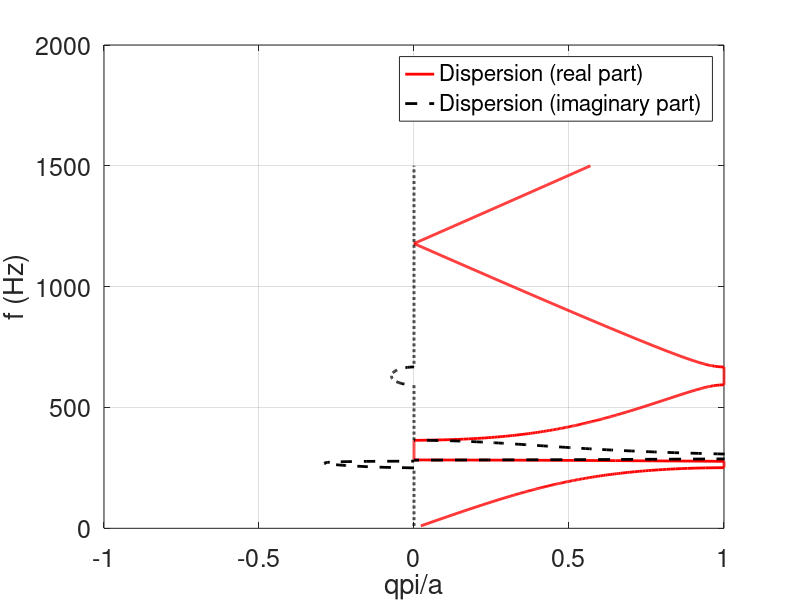

MATLAB code to generate this figure:
% exp(-iwt) time convention whereas in COMSOL it's the opposite.
% --> Im(q)<0 dissipatif
clear all
close all



%{
Mms =  4.3512E-5*5; %kg
Cms =  9.4027E-4*5; %s^2/kg

cte = Mms*Cms;

Cms = cte/(Mms+0.1E-3);
Mms = Mms + 0.1E-3;
%}


%VISATON  FRS 5
Cms = 783E-6*1.5;
Mms = 0.5E-3*0.5;
Rms = 0.3*0.1;
Sd = 12E-4; %m^2 diaphragm surface

%{
%VISATON  FRS5X
Cms = 1038E-6;
Mms = 0.7E-3;
Rms = 0.2;
Sd = 13E-4; %m^2 diaphragm surface

%MONACOR  SPX-21M
Cms = 600E-6;
Mms = 1.45E-3;
Rms = 0.3;
Sd = 13E-4; %m^2 diaphragm surface
%}






a = 0.3; % m cell size
S = 0.05*0.05; % m^2 duct cross section


t = 0.5; % controls distance between resonant cells

omega0 = 1/sqrt(Mms*Cms);


rho0 = 1.184 ; %[kg/m^3]
c0	= 346;%  [m/s]


freq = 10:1:1500;
k = 2*pi*freq/c0;


w =  (c0*rho0/(2*(Mms/Sd^2)*S))*i*2*pi*freq./(1/(Mms*Cms)-(2*pi*freq).^2);

q = acos((1+w.^2).*cos(k*a) + 2*i*w.*sin(k*a) - w.^2.*cos(2*k*a*0.5*t))/a;


%%
clf
figure(1)
set(gca,'FontSize',18)
set(gcf, 'Position',  [1000, 500, 1000, 800])
hold on
plot(real(q*a/pi),freq,'-r','linewidth',2)
plot(imag(q*a/pi),freq,'--k','linewidth',2)
hold off
xlim([-1 1])
xlabel("q\pi/a")
ylabel("f (Hz)")

legend("Dispersion (real part)", "Dispersion (imaginary part)")

box on
grid on


%{
L0 = 0.03;
S0 = (100*pi)*10^(-6);
S = (225*pi)*10^(-6);
V0 = 8E-5;

Mms = rho0*L0/S0*Sd^2;
Cms = V0/(rho0*c0^2)/Sd^2;



omega0 = c0*sqrt(S0/(V0*L0))

w = c0*S0/(2*L0*S)*i*2*pi*freq./(omega0^2-(2*pi*freq).^2);

q = acos((1+w.^2).*cos(k*a) + 2*i*w.*sin(k*a) - w.^2.*cos(2*k*delta))/a;

figure(1)
hold on
plot(real(q*a/pi),freq)
plot(imag(q*a/pi),freq)
legend
hold off
%}
%%




